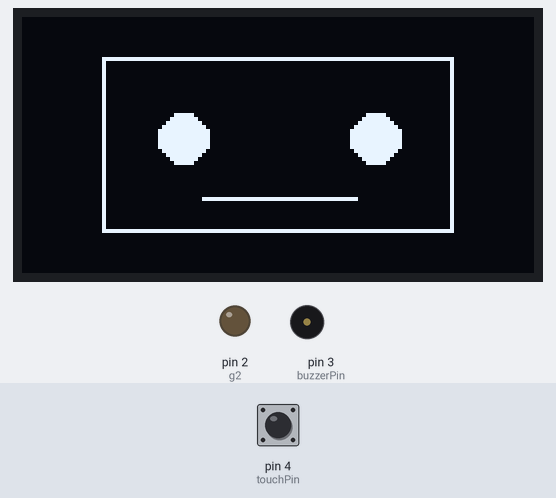
Simulated run of this sketch. Board: Arduino Uno, built with avr-gcc and run on an emulated ATmega328P. Shown: 128×64 one-colour display, output pins drawn as LEDs (lit = HIGH), buzzer (waves = sounding, pin HIGH). The inputs (shaded band) are chosen by the test bench; at power-on: pin 4 (touchPin) LOW. Pins used as bus, display or sensor lines are not drawn.

Above: at 1.2 s.
1.3 s: pin 4 (touchPin) pulled HIGH for 0.15 s
At 2.6 s:
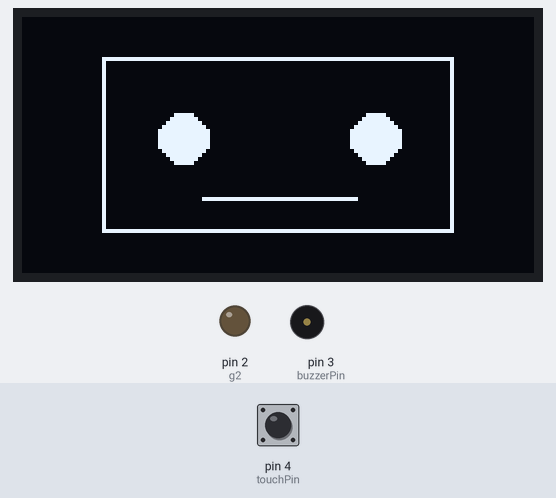
2.9 s: pin 4 (touchPin) pulled HIGH for 3.2 s
At 4.1 s:
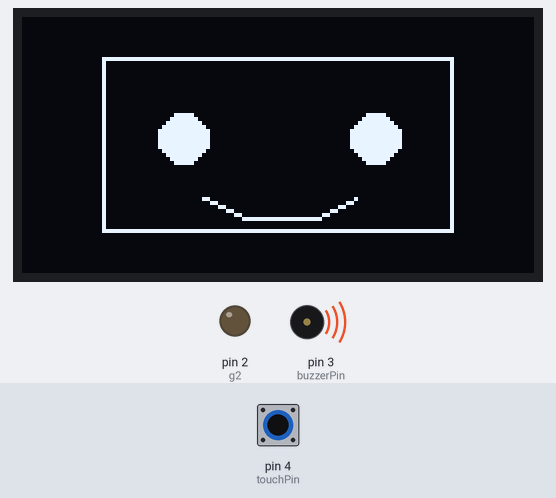
Timing chart, 0 to 7.6 s (numbered marks = the images above; inputs shaded):
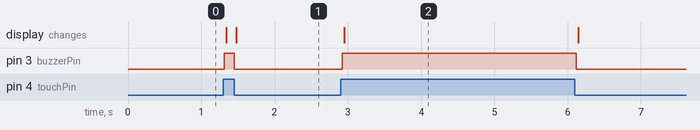

Measured:
- after the input at 1.3 s, pin 3 (buzzerPin): LOW → HIGH at once, → LOW 0.14 s later; the display: first changes at once (image 1 shows a later state)
- after the input at 2.9 s, pin 3 (buzzerPin): LOW → HIGH at once, → LOW 3.2 s later; the display: changes after 0.05 s (image 2)

The sketch:

SmilingRobot.ino
```cpp
#include <Wire.h>
#include <Adafruit_GFX.h>
#include <Adafruit_SSD1306.h>

#define SCREEN_WIDTH 128
#define SCREEN_HEIGHT 64
#define OLED_RESET -1
Adafruit_SSD1306 display(SCREEN_WIDTH, SCREEN_HEIGHT, &Wire, OLED_RESET);

int buzzerPin = 3;
int touchPin = 4;
int gndPin = 5;
int g2 = 2;
int h = 1;


void setup() {
  Serial.begin(115200);

  pinMode(buzzerPin, OUTPUT);
  pinMode(touchPin, INPUT);
  pinMode(gndPin, OUTPUT);
  pinMode(g2, OUTPUT);
  pinMode(h, OUTPUT);
  digitalWrite(gndPin, LOW); // GPIO5 acts as GND
digitalWrite(g2, LOW);
digitalWrite(h, HIGH);
  if (!display.begin(SSD1306_SWITCHCAPVCC, 0x3C)) {
    Serial.println(F("SSD1306 allocation failed"));
    for (;;);
  }
  display.clearDisplay();
  drawNeutralFace(); // Start with neutral face
}

void loop() {
  int touchState = digitalRead(touchPin);

  if (touchState == HIGH) {
    digitalWrite(buzzerPin, HIGH); // buzzer ON
    drawSmilingFace();             // smiling face
  } else {
    digitalWrite(buzzerPin, LOW);  // buzzer OFF
    drawNeutralFace();             // neutral face
  }
}

// Neutral face
void drawNeutralFace() {
  display.clearDisplay();
  display.drawRect(20, 10, 88, 44, SSD1306_WHITE); // head
  display.fillCircle(40, 30, 6, SSD1306_WHITE);    // left eye
  display.fillCircle(88, 30, 6, SSD1306_WHITE);    // right eye
  display.drawLine(45, 45, 83, 45, SSD1306_WHITE); // straight mouth
  display.display();
}

// Smiling face
void drawSmilingFace() {
  display.clearDisplay();
  display.drawRect(20, 10, 88, 44, SSD1306_WHITE); // head
  display.fillCircle(40, 30, 6, SSD1306_WHITE);    // left eye
  display.fillCircle(88, 30, 6, SSD1306_WHITE);    // right eye
  // Smile using lines
  display.drawLine(45, 45, 55, 50, SSD1306_WHITE);
  display.drawLine(55, 50, 73, 50, SSD1306_WHITE);
  display.drawLine(73, 50, 83, 45, SSD1306_WHITE);
  display.display();
}
```
